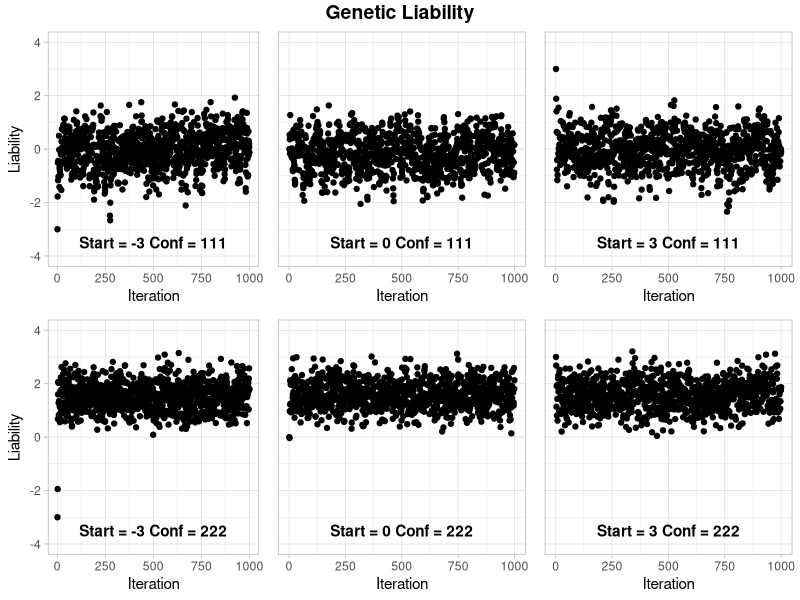
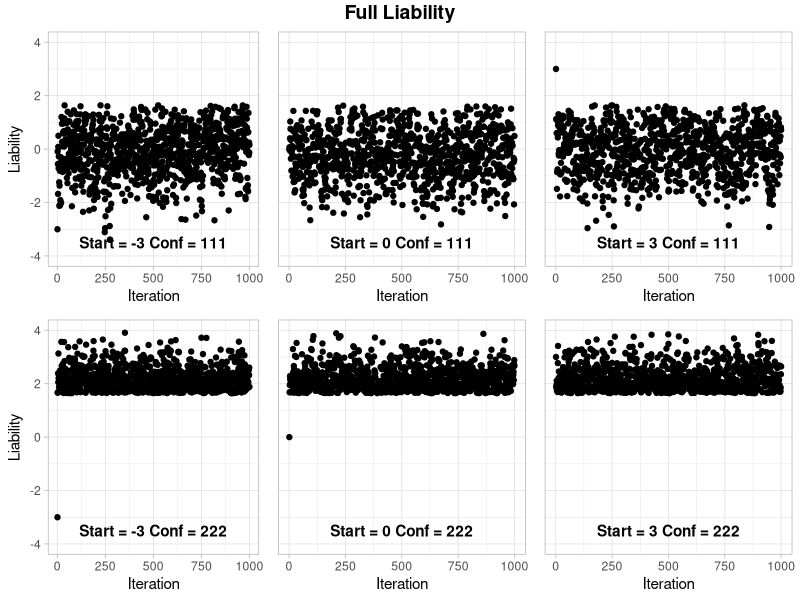
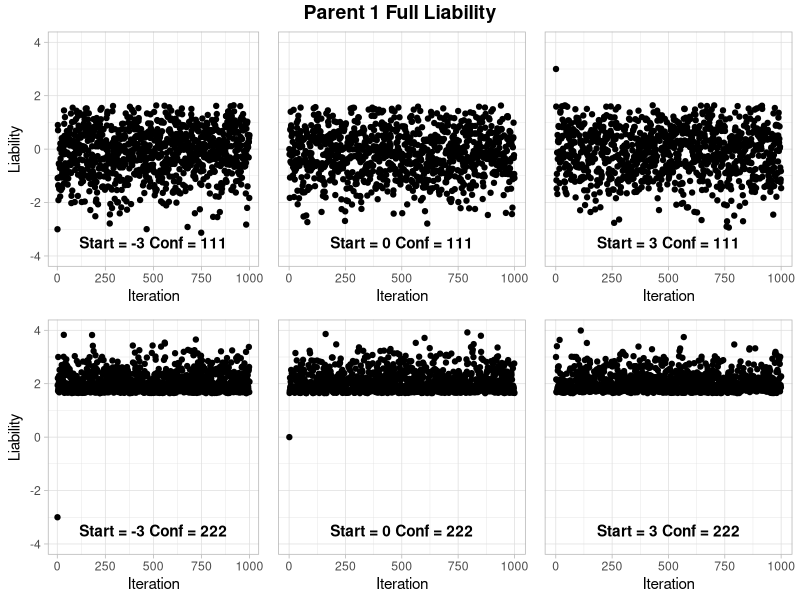
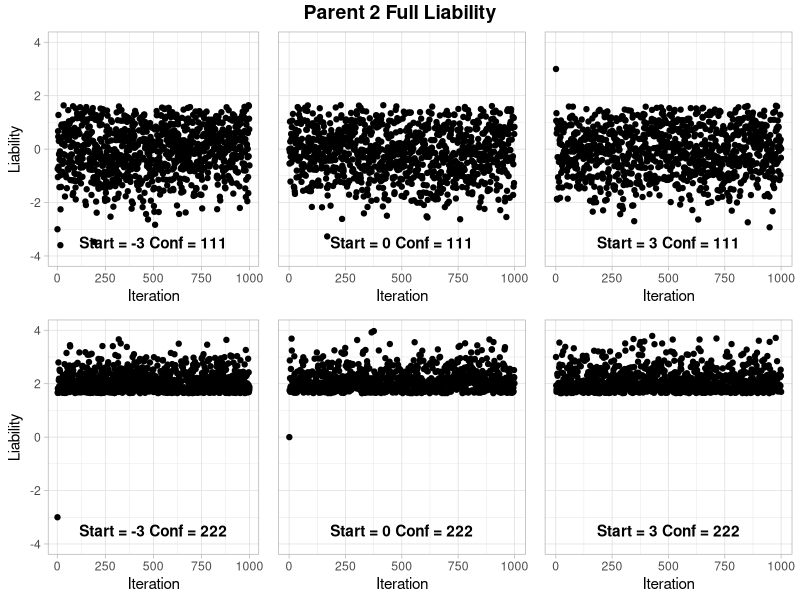

These charts were generated, in order, by the following R code:
## ---- chunk 1
knitr::opts_chunk$set(
  collapse = TRUE,
  comment = "#>",
  #fig.path = "../man/figures/gibbs-", #removing this line should fix figures
  out.width = "100%"
)
library(ggplot2)
library(tidyverse)
library(ggpubr)
## ---- chunk 2
sdmatrix <- function(sib = 0, hsq){
  #Den her funktion tager som input, hvor mange søskende der er i familien og hvad arveligheden er i form af h^2. Herefter laver den kovarians matricen, hvor første rækkeføglgen egen genetik liability, egen fuld liability, parent1 full liability, parent2 full liability og herefter søskende, hvor der er nogen.
  s <- matrix(c(hsq, hsq, rep(0.5*hsq, sib + 2), hsq, 1, rep(0.5*hsq, sib + 2), 0.5*hsq, 0.5*hsq, 1, 0, rep(0.5*hsq, sib), 0.5*hsq, 0.5*hsq, 0, 1, rep(0.5*hsq, sib)), nrow = 4, ncol = 4 + sib, byrow = T)
  
  if(sib != 0){
    for(i in 1:sib){
      s <- rbind(s, c(rep(0.5*hsq, 3 + i), 1, rep(0.5*hsq, sib - i)))
    }
  }
  
  return(s)
}
Condition <- function(S, a, person){
  #Denne funktion tager som input kovarians matricen og en kolonne vektor (a) af værdier for de nuværende liabilities og person, som er et tal der indikerer hvilken person vi gerne vil have fordelingen for betinget på alle andre.
  
  #Funktionen returnerer den betinget middelværdi og varians.
  
  s11 <- S[person,person]
  s12 <- matrix(S[person, -c(person)], nrow = 1)
  s21 <- matrix(S[-c(person),person], ncol = 1)
  s22 <- S[-c(person),-c(person)]
  s22_inv <- solve(s22)
  
  cond_mu <- s12 %*% s22_inv %*% a[-person]
  cond_S <- s11 - s12 %*% s22_inv %*% s21
  
  return(c(cond_mu, cond_S))
}
## ---- chunk 3
Gibbs <- function(conf, start_value, samples){
  conf_list <- strsplit(conf, "") 
  n <- length(conf_list[[1]])+1 
  liabs <- matrix(start_value, nrow = n, ncol = 1)
  
  data <- matrix(start_value, nrow = samples, ncol = n)
  
  S <- sdmatrix(n-4,0.5) 
  
  crit <- qnorm(0.95)  
  
  for(i in 2:samples){
    for (j in 1:n){
      pram <- Condition(S, liabs, j)
      mu <- pram[1]
      var <- pram[2]
      
      if (j== 1){ 
        liabs[j] <- rnorm(1, mu, sqrt(var)) 
      } else { 
        crit_U <- pnorm(crit, mu, sqrt(var))
        if (conf_list[[1]][j-1] == "2"){
          U <- runif(1,crit_U,1) 
        } else{
          U <- runif(1,0,crit_U)
        }
        liabs[j] <- qnorm(U, mu, sqrt(var))
      }
    }
    
    data[i,] <- t(liabs)
  }
  return(data)
}
## ---- chunk 4
#Test to see if they gibbs sampler converges at the same rate for different starting values and different configurations with no siblings
start_values <- c(-3,-2,-1,0,1,2,3)
confs <- c("111","112","121","211", "122", "212", "221", "222")
samples <- 1000
n <- length(table(confs))*length(table(start_values))
data_g <- as.data.frame(matrix(NA,nrow = samples,ncol = n))
data_f <- as.data.frame(matrix(NA,nrow = samples,ncol = n))
data_p1 <- as.data.frame(matrix(NA,nrow = samples,ncol = n))
data_p2 <- as.data.frame(matrix(NA,nrow = samples,ncol = n))
i <- 1
for(value in start_values){
  for(conf in confs){
    param <- Gibbs(conf, value, samples)
    data_g[,i] <- param[,1]
    data_f[,i] <- param[,2]
    data_p1[,i] <- param[,3]
    data_p2[,i] <- param[,4]
    i <- i+1
  }
}
plotter <- function(p, start, conf, liabilities){
  t <- length(table(conf))
  v <- ceiling(p/t)
  c <- p%%t
  if (c==0){
    c <- length(conf)
  }
  
  label_text <- paste(paste("Start =", start[v]), paste("Conf =", conf[c]))
  
  ggplot(data = liabilities, mapping = aes_string(1:nrow(liabilities), y = names(liabilities)[p]))+
    geom_point(color = "black")+
    ylim(-4,4)+
    labs(x = "Iteration", y = "Liability")+
    theme_light()+
    annotate(geom = "text", label = label_text, x=nrow(liabilities)/2, y = -3.5, fontface =2)
  
  #plot(data[,p], xlab = "Iteration", ylab = "Liability", main = title, ylim = c(-4,4))
  #legend("bottomright",legend = paste(paste("start = ", start[v]), paste("conf = ", conf[c])))
}
## ---- chunk 5
#Genetic liability burn-in
g1 <- plotter(1, start_values, confs, data_g)
g25 <- plotter(25, start_values, confs, data_g)+
                                 theme(axis.text.y = element_blank(),
                                       axis.ticks.y = element_blank(),
                                       axis.title.y = element_blank())
g49 <- plotter(49, start_values, confs, data_g)+
                                 theme(axis.text.y = element_blank(),
                                       axis.ticks.y = element_blank(),
                                       axis.title.y = element_blank())
g8 <- plotter(8, start_values, confs, data_g)
g32 <- plotter(32, start_values, confs, data_g)+
                                 theme(axis.text.y = element_blank(),
                                       axis.ticks.y = element_blank(),
                                       axis.title.y = element_blank())
g56 <- plotter(56, start_values, confs, data_g)+
                                 theme(axis.text.y = element_blank(),
                                       axis.ticks.y = element_blank(),
                                       axis.title.y = element_blank())
genetic_liability <- ggarrange(g1, g25, g49, g8, g32, g56,
                    ncol = 3, nrow = 2)
annotate_figure(genetic_liability,
                top = text_grob("Genetic Liability", face = "bold", size = 14))
#Full liability burn-in
f1 <- plotter(1, start_values, confs, data_f)
f25 <- plotter(25, start_values, confs, data_f)+
                                 theme(axis.text.y = element_blank(),
                                       axis.ticks.y = element_blank(),
                                       axis.title.y = element_blank())
f49 <- plotter(49, start_values, confs, data_f)+
                                 theme(axis.text.y = element_blank(),
                                       axis.ticks.y = element_blank(),
                                       axis.title.y = element_blank())
f8 <- plotter(8, start_values, confs, data_f)
f32 <- plotter(32, start_values, confs, data_f)+
                                 theme(axis.text.y = element_blank(),
                                       axis.ticks.y = element_blank(),
                                       axis.title.y = element_blank())
f56 <- plotter(56, start_values, confs, data_f)+
                                 theme(axis.text.y = element_blank(),
                                       axis.ticks.y = element_blank(),
                                       axis.title.y = element_blank())
full_liability <- ggarrange(f1, f25, f49, f8, f32, f56,
                    ncol = 3, nrow = 2)
annotate_figure(full_liability,
                top = text_grob("Full Liability", face = "bold", size = 14))
#Parent 1 full liability burn-in
p1_1 <- plotter(1, start_values, confs, data_p1)
p1_25 <- plotter(25, start_values, confs, data_p1)+
                                 theme(axis.text.y = element_blank(),
                                       axis.ticks.y = element_blank(),
                                       axis.title.y = element_blank())
p1_49 <- plotter(49, start_values, confs, data_p1)+
                                 theme(axis.text.y = element_blank(),
                                       axis.ticks.y = element_blank(),
                                       axis.title.y = element_blank())
p1_8 <- plotter(8, start_values, confs, data_p1)
p1_32 <- plotter(32, start_values, confs, data_p1)+
                                 theme(axis.text.y = element_blank(),
                                       axis.ticks.y = element_blank(),
                                       axis.title.y = element_blank())
p1_56 <- plotter(56, start_values, confs, data_p1)+
                                 theme(axis.text.y = element_blank(),
                                       axis.ticks.y = element_blank(),
                                       axis.title.y = element_blank())
parent1_liability <- ggarrange(p1_1, p1_25, p1_49, p1_8, p1_32, p1_56,
                    ncol = 3, nrow = 2)
annotate_figure(parent1_liability,
                top = text_grob("Parent 1 Full Liability", face = "bold", size = 14))
#Parent 2 full liability burn-in
p2_1 <- plotter(1, start_values, confs, data_p2)
p2_25 <- plotter(25, start_values, confs, data_p2)+
                                 theme(axis.text.y = element_blank(),
                                       axis.ticks.y = element_blank(),
                                       axis.title.y = element_blank())
p2_49 <- plotter(49, start_values, confs, data_p2)+
                                 theme(axis.text.y = element_blank(),
                                       axis.ticks.y = element_blank(),
                                       axis.title.y = element_blank())
p2_8 <- plotter(8, start_values, confs, data_p2)
p2_32 <- plotter(32, start_values, confs, data_p2)+
                                 theme(axis.text.y = element_blank(),
                                       axis.ticks.y = element_blank(),
                                       axis.title.y = element_blank())
p2_56 <- plotter(56, start_values, confs, data_p2)+
                                 theme(axis.text.y = element_blank(),
                                       axis.ticks.y = element_blank(),
                                       axis.title.y = element_blank())
parent2_liability <- ggarrange(p2_1, p2_25, p2_49, p2_8, p2_32, p2_56,
                    ncol = 3, nrow = 2)
annotate_figure(parent2_liability,
                top = text_grob("Parent 2 Full Liability", face = "bold", size = 14))
